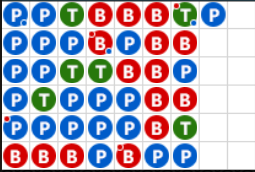
#> input picture images/game2.2.png, 255 x 172 px
$ python -i image_analyzer_v2.py   (imports and definitions only)
#> lines starting #> are read from the running program, lines starting #| are printed output that depends on the picture; after the words box and inside, x2 and y2 are one past the last pixel; in counts of white or black regions, pixels touching at a corner belong together
#> further down, picture is the input picture: shape (172, 255, 3); mean B, G, R 187.7, 171.7, 176.4
import cv2
import numpy as np
from pathlib import Path
from typing import Tuple, Union, Optional, Dict, List
from scipy.spatial import KDTree
from webcolors import CSS3_HEX_TO_NAMES, hex_to_rgb
from skimage.metrics import structural_similarity as ssim
import concurrent.futures
from functools import lru_cache
from color_shade import RED, BLUE
import random
import imagehash
from PIL import Image

class ImageAnalyzerv2:
    def __init__(self, min_similarity: float = 0.95, cache_size: int = 128, image_ref1: Union[str, Path] = '', image_ref2: Union[str, Path] = ''):
        """
        Initialize the ImageAnalyzer with configuration parameters.

        Args:
            min_similarity (float): Minimum similarity threshold (0-1)
            cache_size (int): Size of LRU cache for color names
        """
        self.image_ref1 = image_ref1
        self.image_ref2 = image_ref2

        self.min_similarity = min_similarity
        self.cache_size = cache_size
        self._initialize_color_mapping()
        self.white_threshold = {
            'saturation_max': 30,
            'value_min': 200
        }
        self._compute_thresholds()

    def _initialize_color_mapping(self):
        """
        Initialize color mapping for RGB to color name conversion.
        """
        rgb_colors = []
        self.color_names = []

        for hex_color, name in CSS3_HEX_TO_NAMES.items():
            rgb = hex_to_rgb(hex_color)
            rgb_colors.append(rgb)
            self.color_names.append(name)
#> (the call stopped at in _initialize_color_mapping, `for hex_color, name in CSS3_HEX_TO_NAMES.items():`: webcolors is not available in this run)

        self.color_tree = KDTree(rgb_colors)

    def _compute_thresholds(self):
        """
        Pre-compute thresholds for white color detection.
        """
        s_max = self.white_threshold['saturation_max']
        v_min = self.white_threshold['value_min']

        self.white_lower = np.array([0, 0, v_min])
        self.white_upper = np.array([180, s_max, 255])

    @lru_cache(maxsize=128)
    def _get_color_name(self, rgb_color: Tuple[int, int, int]) -> str:
        """
        Cached method to convert RGB to color name.

        Args:
            rgb_color: Tuple RGB (r, g, b)

        Returns:
            str: Color name in English
        """
        distance, index = self.color_tree.query(rgb_color)
        return self.color_names[index]

    # [84 lines left out: functions _validate_image_path, _load_image, _load_image_big, _validate_images_size, not called in this run]

    def get_dominant_color(self, image: np.ndarray) -> Tuple[np.ndarray, str]:
        """
        Get the dominant non-white color from an image.

        Args:
            image: BGR numpy array

        Returns:
            Tuple[np.ndarray, str]: (BGR color values, color name)
        """
        hsv_image = cv2.cvtColor(image, cv2.COLOR_BGR2HSV)
#> hsv_image: shape (172, 255, 3); mean H, S, V 35.3, 94.8, 221
        non_white_mask = cv2.inRange(hsv_image, self.white_lower, self.white_upper)
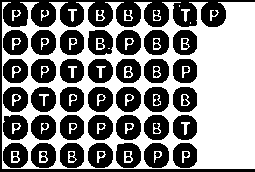
#> non_white_mask: shape (172, 255); 50.1% white; 67 black regions (18 under 20 px), largest, box (x1, y1, x2, y2) and area: (0, 0, 255, 172) 5369, (31, 115, 56, 140) 485, (88, 30, 113, 55) 480
        non_white_mask = cv2.bitwise_not(non_white_mask)

        if cv2.countNonZero(non_white_mask) == 0:
            raise ValueError("No dominant color found - image appears to be all white")

        dominant_color = cv2.mean(image, mask=non_white_mask)[:3]
#> dominant_color = (128.2, 96.48, 105.8)
        dominant_color = np.uint8([[dominant_color]])
#> dominant_color = [[128, 96, 105]]

        rgb_color = cv2.cvtColor(dominant_color, cv2.COLOR_BGR2RGB)[0][0]
#> rgb_color = [105, 96, 128]
        color_name = self._get_color_name(tuple(rgb_color))

        return dominant_color[0], color_name

    # [273 lines left out: functions _parallel_histogram_comparison, _compare_color_histograms, compare_images, calculate_image_similarity, normalize_color, booling_cursor and 1 more, not called in this run]

>>> import cv2
>>> picture = cv2.imread('images/game2.2.png')
#> (the run stopped early here; a loop or call above may not have finished)
